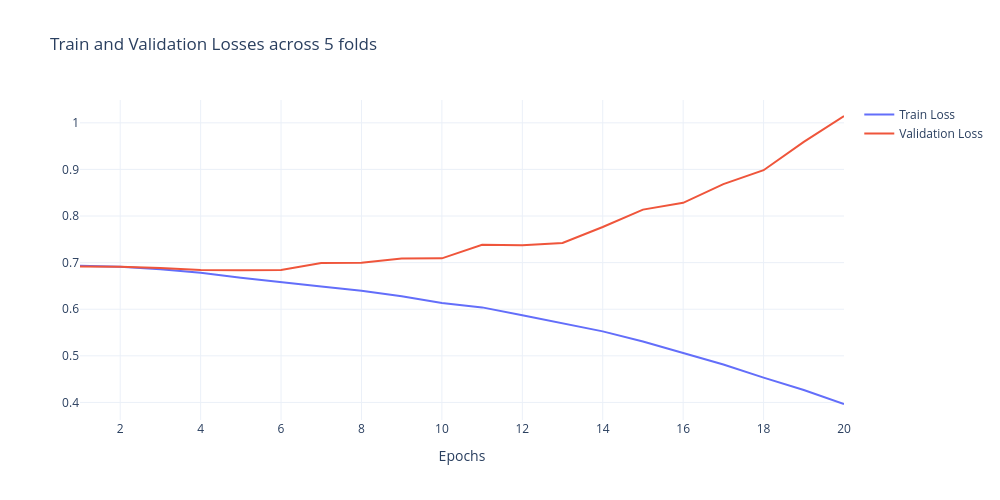
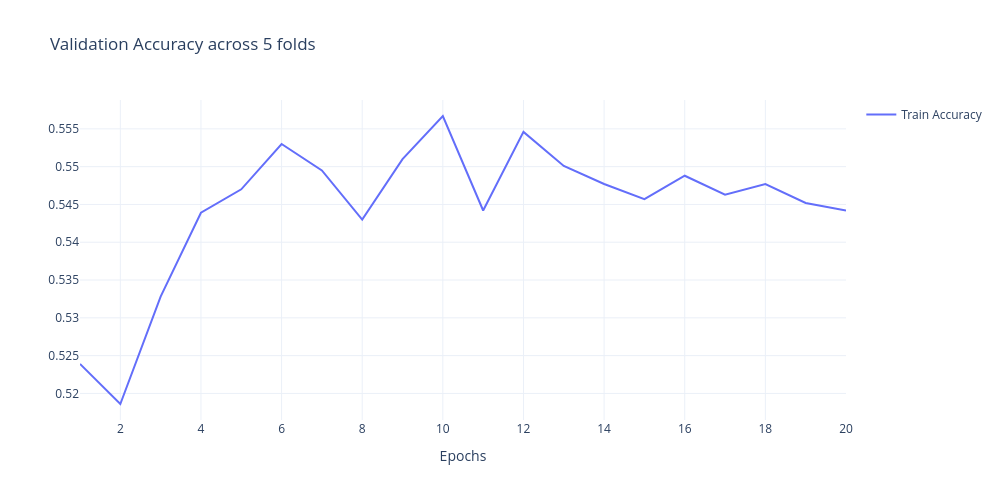
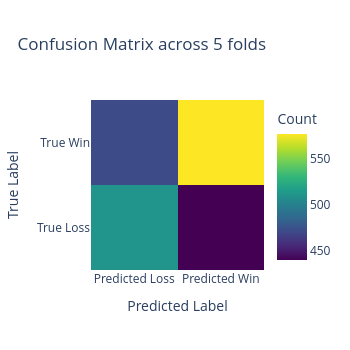

Here is the notebook cell these charts were saved with, in order:
### Code cell
from torch.utils.data import DataLoader
from sklearn.model_selection import KFold
import torch
import numpy as np
import visualize

torch.manual_seed(42)
np.random.seed(42)

n_folds = 5
num_epochs = 20
learning_rate = 2e-4
batch_size = 128

dataset = WinPredictionDataset(df["Player"].values, df["Win"].to_numpy())

kf = KFold(n_splits=n_folds, shuffle=True, random_state=42)

device = torch.device("cuda" if torch.cuda.is_available() else "cpu")
print(f"Using device: {device}")

fold_train_losses = []
fold_val_losses = []
fold_accuracies = []
fold_conf_matrices = []

for fold, (train_idx, val_idx) in enumerate(kf.split(dataset)):
    print(f"Fold {fold + 1}/{kf.n_splits}")
    
    trainset = torch.utils.data.Subset(dataset, train_idx)
    valset = torch.utils.data.Subset(dataset, val_idx)

    train_loader = DataLoader(trainset, batch_size=batch_size, shuffle=True)
    val_loader = DataLoader(valset, batch_size=batch_size, shuffle=False)
    
    # Initialize model, optimizer, and loss function
    model = WinPredictionModel(vocab_size=dataset.tokenizer.classes_.size).to(device)
    optimizer = torch.optim.Adam(model.parameters(), lr=learning_rate)
    criterion = nn.BCELoss()

    train_losses = []
    val_losses = []
    accuracies = []
    conf_matrices = []

    for epoch in range(num_epochs):
        train_loss = 0
        model.train()
        for batch in train_loader:
            players = batch["players"].to(device)
            results = batch["results"].to(device)
            
            optimizer.zero_grad()
            outputs = model(players)
            loss = criterion(outputs, results.unsqueeze(1))  # Ensure results are the same shape as outputs
            
            loss.backward()
            optimizer.step()
            
            train_loss += loss.item()
            
        average_train_loss = train_loss / len(train_loader)
        average_val_loss, accuracy, conf_matrix = eval_model(model, val_loader, criterion, device)
        
        print(f"Epoch {epoch + 1}/{num_epochs}, Loss: {average_train_loss}/{average_val_loss}, Validation accuracy: {accuracy}")
        
        train_losses.append(average_train_loss)
        val_losses.append(average_val_loss)
        accuracies.append(accuracy)
        
    fold_train_losses.append(train_losses)
    fold_val_losses.append(val_losses)
    fold_accuracies.append(accuracies)
    fold_conf_matrices.append(conf_matrix)
    
# Average the results across folds
train_losses = np.mean(fold_train_losses, axis=0)
val_losses = np.mean(fold_val_losses, axis=0)
accuracies = np.mean(fold_accuracies, axis=0)
conf_matrices = np.mean(fold_conf_matrices, axis=0)

visualize.loss(train_losses, val_loss=val_losses, title=f"Train and Validation Losses across {n_folds} folds")
visualize.accuracy(accuracies, title=f"Validation Accuracy across {n_folds} folds")
visualize.confusion_matrix(conf_matrices, title=f"Confusion Matrix across {n_folds} folds")

### Figure 1 — Plotly figure (JSON) as saved in the notebook; plotly's stock layout.template omitted (floating-point values rounded to 4 significant figures)
{"data": [{"mode": "lines", "name": "Train Loss", "type": "scatter", "x": [1, 2, 3, 4, 5, 6, 7, 8, 9, 10, 11, 12, 13, 14, 15, 16, 17, 18, 19, 20], "y": [0.6932, 0.691, 0.6858, 0.6782, 0.6676, 0.6576, 0.6487, 0.6395, 0.6278, 0.6134, 0.6039, 0.587, 0.57, 0.5525, 0.5305, 0.506, 0.4815, 0.4532, 0.4266, 0.3966]}, {"mode": "lines", "name": "Validation Loss", "type": "scatter", "x": [1, 2, 3, 4, 5, 6, 7, 8, 9, 10, 11, 12, 13, 14, 15, 16, 17, 18, 19, 20], "y": [0.6915, 0.6912, 0.6883, 0.684, 0.6837, 0.6844, 0.6992, 0.6995, 0.7087, 0.7092, 0.7383, 0.7373, 0.7423, 0.7764, 0.8137, 0.8283, 0.8684, 0.8983, 0.959, 1.015]}], "layout": {"height": 500, "showlegend": true, "title": {"text": "Train and Validation Losses across 5 folds"}, "width": 1000, "xaxis": {"title": {"text": "Epochs"}}, "yaxis": {}}}

### Figure 2 — Plotly figure (JSON) as saved in the notebook; plotly's stock layout.template omitted (floating-point values rounded to 4 significant figures)
{"data": [{"mode": "lines", "name": "Train Accuracy", "type": "scatter", "x": [1, 2, 3, 4, 5, 6, 7, 8, 9, 10, 11, 12, 13, 14, 15, 16, 17, 18, 19, 20], "y": [0.5239, 0.5186, 0.5328, 0.5439, 0.547, 0.553, 0.5495, 0.543, 0.551, 0.5567, 0.5442, 0.5546, 0.5501, 0.5477, 0.5457, 0.5488, 0.5463, 0.5477, 0.5452, 0.5442]}], "layout": {"height": 500, "showlegend": true, "title": {"text": "Validation Accuracy across 5 folds"}, "width": 1000, "xaxis": {"title": {"text": "Epochs"}}, "yaxis": {}}}

### Figure 3 — Plotly figure (JSON) as saved in the notebook; plotly's stock layout.template omitted (floating-point values rounded to 4 significant figures)
{"data": [{"colorbar": {"title": {"text": "Count"}}, "colorscale": [[0, "#440154"], [0.1111, "#482878"], [0.2222, "#3e4989"], [0.3333, "#31688e"], [0.4444, "#26828e"], [0.5556, "#1f9e89"], [0.6667, "#35b779"], [0.7778, "#6ece58"], [0.8889, "#b5de2b"], [1, "#fde725"]], "type": "heatmap", "x": ["Predicted Loss", "Predicted Win"], "y": ["True Loss", "True Win"], "z": [[511.2, 440.2], [471.4, 577.2]]}], "layout": {"height": 350, "title": {"text": "Confusion Matrix across 5 folds"}, "width": 350, "xaxis": {"tickmode": "array", "ticktext": ["Predicted Loss", "Predicted Win"], "tickvals": [0, 1], "title": {"text": "Predicted Label"}}, "yaxis": {"tickmode": "array", "ticktext": ["True Loss", "True Win"], "tickvals": [0, 1], "title": {"text": "True Label"}}}}
